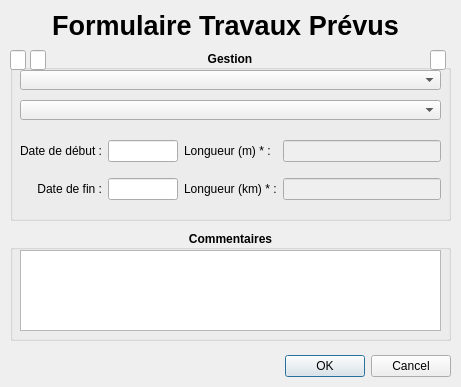
<?xml version="1.0" encoding="UTF-8"?>
<ui version="4.0">
 <class>Dialog</class>
 <widget class="QDialog" name="Dialog">
  <property name="geometry">
   <rect>
    <x>0</x>
    <y>0</y>
    <width>461</width>
    <height>387</height>
   </rect>
  </property>
  <property name="windowTitle">
   <string>Travaux Prévus</string>
  </property>
  <widget class="QDialogButtonBox" name="buttonBox">
   <property name="geometry">
    <rect>
     <x>280</x>
     <y>350</y>
     <width>171</width>
     <height>32</height>
    </rect>
   </property>
   <property name="orientation">
    <enum>Qt::Horizontal</enum>
   </property>
   <property name="standardButtons">
    <set>QDialogButtonBox::Cancel|QDialogButtonBox::Ok</set>
   </property>
  </widget>
  <widget class="QLabel" name="label">
   <property name="geometry">
    <rect>
     <x>10</x>
     <y>10</y>
     <width>431</width>
     <height>31</height>
    </rect>
   </property>
   <property name="font">
    <font>
     <pointsize>20</pointsize>
     <weight>75</weight>
     <bold>true</bold>
    </font>
   </property>
   <property name="text">
    <string>Formulaire Travaux Prévus</string>
   </property>
   <property name="alignment">
    <set>Qt::AlignCenter</set>
   </property>
  </widget>
  <widget class="QGroupBox" name="groupBox">
   <property name="geometry">
    <rect>
     <x>10</x>
     <y>50</y>
     <width>441</width>
     <height>171</height>
    </rect>
   </property>
   <property name="font">
    <font>
     <weight>75</weight>
     <bold>true</bold>
    </font>
   </property>
   <property name="title">
    <string>Gestion</string>
   </property>
   <property name="alignment">
    <set>Qt::AlignCenter</set>
   </property>
   <widget class="QComboBox" name="gestion_lib_list">
    <property name="geometry">
     <rect>
      <x>10</x>
      <y>50</y>
      <width>421</width>
      <height>20</height>
     </rect>
    </property>
    <property name="palette">
     <palette>
      <active>
       <colorrole role="WindowText">
        <brush brushstyle="SolidPattern">
         <color alpha="255">
          <red>0</red>
          <green>0</green>
          <blue>0</blue>
         </color>
        </brush>
       </colorrole>
       <colorrole role="Text">
        <brush brushstyle="SolidPattern">
         <color alpha="255">
          <red>0</red>
          <green>0</green>
          <blue>0</blue>
         </color>
        </brush>
       </colorrole>
       <colorrole role="ButtonText">
        <brush brushstyle="SolidPattern">
         <color alpha="255">
          <red>0</red>
          <green>0</green>
          <blue>0</blue>
         </color>
        </brush>
       </colorrole>
      </active>
      <inactive>
       <colorrole role="WindowText">
        <brush brushstyle="SolidPattern">
         <color alpha="255">
          <red>0</red>
          <green>0</green>
          <blue>0</blue>
         </color>
        </brush>
       </colorrole>
       <colorrole role="Text">
        <brush brushstyle="SolidPattern">
         <color alpha="255">
          <red>0</red>
          <green>0</green>
          <blue>0</blue>
         </color>
        </brush>
       </colorrole>
       <colorrole role="ButtonText">
        <brush brushstyle="SolidPattern">
         <color alpha="255">
          <red>0</red>
          <green>0</green>
          <blue>0</blue>
         </color>
        </brush>
       </colorrole>
      </inactive>
      <disabled>
       <colorrole role="WindowText">
        <brush brushstyle="SolidPattern">
         <color alpha="255">
          <red>0</red>
          <green>0</green>
          <blue>0</blue>
         </color>
        </brush>
       </colorrole>
       <colorrole role="Text">
        <brush brushstyle="SolidPattern">
         <color alpha="255">
          <red>0</red>
          <green>0</green>
          <blue>0</blue>
         </color>
        </brush>
       </colorrole>
       <colorrole role="ButtonText">
        <brush brushstyle="SolidPattern">
         <color alpha="255">
          <red>0</red>
          <green>0</green>
          <blue>0</blue>
         </color>
        </brush>
       </colorrole>
      </disabled>
     </palette>
    </property>
    <property name="font">
     <font>
      <weight>50</weight>
      <bold>false</bold>
     </font>
    </property>
   </widget>
   <widget class="QLineEdit" name="gestion_lib">
    <property name="geometry">
     <rect>
      <x>0</x>
      <y>0</y>
      <width>16</width>
      <height>20</height>
     </rect>
    </property>
   </widget>
   <widget class="QLineEdit" name="id_gestion">
    <property name="geometry">
     <rect>
      <x>20</x>
      <y>0</y>
      <width>16</width>
      <height>20</height>
     </rect>
    </property>
   </widget>
   <widget class="QWidget" name="gridLayoutWidget">
    <property name="geometry">
     <rect>
      <x>10</x>
      <y>80</y>
      <width>421</width>
      <height>80</height>
     </rect>
    </property>
    <layout class="QGridLayout" name="gridLayout">
     <item row="1" column="0">
      <widget class="QLabel" name="label_11">
       <property name="font">
        <font>
         <weight>50</weight>
         <bold>false</bold>
        </font>
       </property>
       <property name="text">
        <string>Date de fin :</string>
       </property>
       <property name="alignment">
        <set>Qt::AlignRight|Qt::AlignTrailing|Qt::AlignVCenter</set>
       </property>
      </widget>
     </item>
     <item row="0" column="1">
      <widget class="QLineEdit" name="datedebut">
       <property name="maximumSize">
        <size>
         <width>70</width>
         <height>16777215</height>
        </size>
       </property>
       <property name="palette">
        <palette>
         <active>
          <colorrole role="WindowText">
           <brush brushstyle="SolidPattern">
            <color alpha="255">
             <red>0</red>
             <green>0</green>
             <blue>0</blue>
            </color>
           </brush>
          </colorrole>
          <colorrole role="Text">
           <brush brushstyle="SolidPattern">
            <color alpha="255">
             <red>0</red>
             <green>0</green>
             <blue>0</blue>
            </color>
           </brush>
          </colorrole>
          <colorrole role="ButtonText">
           <brush brushstyle="SolidPattern">
            <color alpha="255">
             <red>0</red>
             <green>0</green>
             <blue>0</blue>
            </color>
           </brush>
          </colorrole>
         </active>
         <inactive>
          <colorrole role="WindowText">
           <brush brushstyle="SolidPattern">
            <color alpha="255">
             <red>0</red>
             <green>0</green>
             <blue>0</blue>
            </color>
           </brush>
          </colorrole>
          <colorrole role="Text">
           <brush brushstyle="SolidPattern">
            <color alpha="255">
             <red>0</red>
             <green>0</green>
             <blue>0</blue>
            </color>
           </brush>
          </colorrole>
          <colorrole role="ButtonText">
           <brush brushstyle="SolidPattern">
            <color alpha="255">
             <red>0</red>
             <green>0</green>
             <blue>0</blue>
            </color>
           </brush>
          </colorrole>
         </inactive>
         <disabled>
          <colorrole role="WindowText">
           <brush brushstyle="SolidPattern">
            <color alpha="255">
             <red>0</red>
             <green>0</green>
             <blue>0</blue>
            </color>
           </brush>
          </colorrole>
          <colorrole role="Text">
           <brush brushstyle="SolidPattern">
            <color alpha="255">
             <red>0</red>
             <green>0</green>
             <blue>0</blue>
            </color>
           </brush>
          </colorrole>
          <colorrole role="ButtonText">
           <brush brushstyle="SolidPattern">
            <color alpha="255">
             <red>0</red>
             <green>0</green>
             <blue>0</blue>
            </color>
           </brush>
          </colorrole>
         </disabled>
        </palette>
       </property>
       <property name="font">
        <font>
         <weight>50</weight>
         <bold>false</bold>
        </font>
       </property>
       <property name="text">
        <string/>
       </property>
       <property name="alignment">
        <set>Qt::AlignCenter</set>
       </property>
      </widget>
     </item>
     <item row="1" column="1">
      <widget class="QLineEdit" name="datefin">
       <property name="maximumSize">
        <size>
         <width>70</width>
         <height>16777215</height>
        </size>
       </property>
       <property name="palette">
        <palette>
         <active>
          <colorrole role="WindowText">
           <brush brushstyle="SolidPattern">
            <color alpha="255">
             <red>0</red>
             <green>0</green>
             <blue>0</blue>
            </color>
           </brush>
          </colorrole>
          <colorrole role="Text">
           <brush brushstyle="SolidPattern">
            <color alpha="255">
             <red>0</red>
             <green>0</green>
             <blue>0</blue>
            </color>
           </brush>
          </colorrole>
          <colorrole role="ButtonText">
           <brush brushstyle="SolidPattern">
            <color alpha="255">
             <red>0</red>
             <green>0</green>
             <blue>0</blue>
            </color>
           </brush>
          </colorrole>
         </active>
         <inactive>
          <colorrole role="WindowText">
           <brush brushstyle="SolidPattern">
            <color alpha="255">
             <red>0</red>
             <green>0</green>
             <blue>0</blue>
            </color>
           </brush>
          </colorrole>
          <colorrole role="Text">
           <brush brushstyle="SolidPattern">
            <color alpha="255">
             <red>0</red>
             <green>0</green>
             <blue>0</blue>
            </color>
           </brush>
          </colorrole>
          <colorrole role="ButtonText">
           <brush brushstyle="SolidPattern">
            <color alpha="255">
             <red>0</red>
             <green>0</green>
             <blue>0</blue>
            </color>
           </brush>
          </colorrole>
         </inactive>
         <disabled>
          <colorrole role="WindowText">
           <brush brushstyle="SolidPattern">
            <color alpha="255">
             <red>0</red>
             <green>0</green>
             <blue>0</blue>
            </color>
           </brush>
          </colorrole>
          <colorrole role="Text">
           <brush brushstyle="SolidPattern">
            <color alpha="255">
             <red>0</red>
             <green>0</green>
             <blue>0</blue>
            </color>
           </brush>
          </colorrole>
          <colorrole role="ButtonText">
           <brush brushstyle="SolidPattern">
            <color alpha="255">
             <red>0</red>
             <green>0</green>
             <blue>0</blue>
            </color>
           </brush>
          </colorrole>
         </disabled>
        </palette>
       </property>
       <property name="font">
        <font>
         <weight>50</weight>
         <bold>false</bold>
        </font>
       </property>
       <property name="text">
        <string/>
       </property>
       <property name="alignment">
        <set>Qt::AlignCenter</set>
       </property>
      </widget>
     </item>
     <item row="0" column="0">
      <widget class="QLabel" name="label_10">
       <property name="font">
        <font>
         <weight>50</weight>
         <bold>false</bold>
        </font>
       </property>
       <property name="text">
        <string>Date de début :</string>
       </property>
       <property name="alignment">
        <set>Qt::AlignRight|Qt::AlignTrailing|Qt::AlignVCenter</set>
       </property>
      </widget>
     </item>
     <item row="0" column="2">
      <widget class="QLabel" name="label_16">
       <property name="font">
        <font>
         <weight>50</weight>
         <bold>false</bold>
        </font>
       </property>
       <property name="text">
        <string>Longueur (m) * :</string>
       </property>
      </widget>
     </item>
     <item row="1" column="2">
      <widget class="QLabel" name="label_19">
       <property name="font">
        <font>
         <weight>50</weight>
         <bold>false</bold>
        </font>
       </property>
       <property name="text">
        <string>Longueur (km) * :</string>
       </property>
      </widget>
     </item>
     <item row="0" column="3">
      <widget class="QLineEdit" name="longueur_m">
       <property name="enabled">
        <bool>false</bool>
       </property>
       <property name="palette">
        <palette>
         <active>
          <colorrole role="WindowText">
           <brush brushstyle="SolidPattern">
            <color alpha="255">
             <red>0</red>
             <green>0</green>
             <blue>0</blue>
            </color>
           </brush>
          </colorrole>
          <colorrole role="Text">
           <brush brushstyle="SolidPattern">
            <color alpha="255">
             <red>0</red>
             <green>0</green>
             <blue>0</blue>
            </color>
           </brush>
          </colorrole>
          <colorrole role="ButtonText">
           <brush brushstyle="SolidPattern">
            <color alpha="255">
             <red>0</red>
             <green>0</green>
             <blue>0</blue>
            </color>
           </brush>
          </colorrole>
         </active>
         <inactive>
          <colorrole role="WindowText">
           <brush brushstyle="SolidPattern">
            <color alpha="255">
             <red>0</red>
             <green>0</green>
             <blue>0</blue>
            </color>
           </brush>
          </colorrole>
          <colorrole role="Text">
           <brush brushstyle="SolidPattern">
            <color alpha="255">
             <red>0</red>
             <green>0</green>
             <blue>0</blue>
            </color>
           </brush>
          </colorrole>
          <colorrole role="ButtonText">
           <brush brushstyle="SolidPattern">
            <color alpha="255">
             <red>0</red>
             <green>0</green>
             <blue>0</blue>
            </color>
           </brush>
          </colorrole>
         </inactive>
         <disabled>
          <colorrole role="WindowText">
           <brush brushstyle="SolidPattern">
            <color alpha="255">
             <red>0</red>
             <green>0</green>
             <blue>0</blue>
            </color>
           </brush>
          </colorrole>
          <colorrole role="Text">
           <brush brushstyle="SolidPattern">
            <color alpha="255">
             <red>0</red>
             <green>0</green>
             <blue>0</blue>
            </color>
           </brush>
          </colorrole>
          <colorrole role="ButtonText">
           <brush brushstyle="SolidPattern">
            <color alpha="255">
             <red>0</red>
             <green>0</green>
             <blue>0</blue>
            </color>
           </brush>
          </colorrole>
         </disabled>
        </palette>
       </property>
       <property name="font">
        <font>
         <weight>50</weight>
         <bold>false</bold>
        </font>
       </property>
      </widget>
     </item>
     <item row="1" column="3">
      <widget class="QLineEdit" name="longueur_km">
       <property name="enabled">
        <bool>false</bool>
       </property>
       <property name="palette">
        <palette>
         <active>
          <colorrole role="WindowText">
           <brush brushstyle="SolidPattern">
            <color alpha="255">
             <red>0</red>
             <green>0</green>
             <blue>0</blue>
            </color>
           </brush>
          </colorrole>
          <colorrole role="Text">
           <brush brushstyle="SolidPattern">
            <color alpha="255">
             <red>0</red>
             <green>0</green>
             <blue>0</blue>
            </color>
           </brush>
          </colorrole>
          <colorrole role="ButtonText">
           <brush brushstyle="SolidPattern">
            <color alpha="255">
             <red>0</red>
             <green>0</green>
             <blue>0</blue>
            </color>
           </brush>
          </colorrole>
         </active>
         <inactive>
          <colorrole role="WindowText">
           <brush brushstyle="SolidPattern">
            <color alpha="255">
             <red>0</red>
             <green>0</green>
             <blue>0</blue>
            </color>
           </brush>
          </colorrole>
          <colorrole role="Text">
           <brush brushstyle="SolidPattern">
            <color alpha="255">
             <red>0</red>
             <green>0</green>
             <blue>0</blue>
            </color>
           </brush>
          </colorrole>
          <colorrole role="ButtonText">
           <brush brushstyle="SolidPattern">
            <color alpha="255">
             <red>0</red>
             <green>0</green>
             <blue>0</blue>
            </color>
           </brush>
          </colorrole>
         </inactive>
         <disabled>
          <colorrole role="WindowText">
           <brush brushstyle="SolidPattern">
            <color alpha="255">
             <red>0</red>
             <green>0</green>
             <blue>0</blue>
            </color>
           </brush>
          </colorrole>
          <colorrole role="Text">
           <brush brushstyle="SolidPattern">
            <color alpha="255">
             <red>0</red>
             <green>0</green>
             <blue>0</blue>
            </color>
           </brush>
          </colorrole>
          <colorrole role="ButtonText">
           <brush brushstyle="SolidPattern">
            <color alpha="255">
             <red>0</red>
             <green>0</green>
             <blue>0</blue>
            </color>
           </brush>
          </colorrole>
         </disabled>
        </palette>
       </property>
       <property name="font">
        <font>
         <weight>50</weight>
         <bold>false</bold>
        </font>
       </property>
      </widget>
     </item>
    </layout>
   </widget>
   <widget class="QComboBox" name="groupe_gestion_list">
    <property name="geometry">
     <rect>
      <x>10</x>
      <y>20</y>
      <width>421</width>
      <height>20</height>
     </rect>
    </property>
    <property name="palette">
     <palette>
      <active>
       <colorrole role="WindowText">
        <brush brushstyle="SolidPattern">
         <color alpha="255">
          <red>0</red>
          <green>0</green>
          <blue>0</blue>
         </color>
        </brush>
       </colorrole>
       <colorrole role="Text">
        <brush brushstyle="SolidPattern">
         <color alpha="255">
          <red>0</red>
          <green>0</green>
          <blue>0</blue>
         </color>
        </brush>
       </colorrole>
       <colorrole role="ButtonText">
        <brush brushstyle="SolidPattern">
         <color alpha="255">
          <red>0</red>
          <green>0</green>
          <blue>0</blue>
         </color>
        </brush>
       </colorrole>
      </active>
      <inactive>
       <colorrole role="WindowText">
        <brush brushstyle="SolidPattern">
         <color alpha="255">
          <red>0</red>
          <green>0</green>
          <blue>0</blue>
         </color>
        </brush>
       </colorrole>
       <colorrole role="Text">
        <brush brushstyle="SolidPattern">
         <color alpha="255">
          <red>0</red>
          <green>0</green>
          <blue>0</blue>
         </color>
        </brush>
       </colorrole>
       <colorrole role="ButtonText">
        <brush brushstyle="SolidPattern">
         <color alpha="255">
          <red>0</red>
          <green>0</green>
          <blue>0</blue>
         </color>
        </brush>
       </colorrole>
      </inactive>
      <disabled>
       <colorrole role="WindowText">
        <brush brushstyle="SolidPattern">
         <color alpha="255">
          <red>0</red>
          <green>0</green>
          <blue>0</blue>
         </color>
        </brush>
       </colorrole>
       <colorrole role="Text">
        <brush brushstyle="SolidPattern">
         <color alpha="255">
          <red>0</red>
          <green>0</green>
          <blue>0</blue>
         </color>
        </brush>
       </colorrole>
       <colorrole role="ButtonText">
        <brush brushstyle="SolidPattern">
         <color alpha="255">
          <red>0</red>
          <green>0</green>
          <blue>0</blue>
         </color>
        </brush>
       </colorrole>
      </disabled>
     </palette>
    </property>
    <property name="font">
     <font>
      <weight>50</weight>
      <bold>false</bold>
     </font>
    </property>
   </widget>
  </widget>
  <widget class="QGroupBox" name="groupBox_2">
   <property name="geometry">
    <rect>
     <x>10</x>
     <y>230</y>
     <width>441</width>
     <height>111</height>
    </rect>
   </property>
   <property name="font">
    <font>
     <weight>75</weight>
     <bold>true</bold>
    </font>
   </property>
   <property name="title">
    <string>Commentaires</string>
   </property>
   <property name="alignment">
    <set>Qt::AlignCenter</set>
   </property>
   <widget class="QPlainTextEdit" name="commentaire">
    <property name="geometry">
     <rect>
      <x>10</x>
      <y>20</y>
      <width>421</width>
      <height>81</height>
     </rect>
    </property>
    <property name="minimumSize">
     <size>
      <width>0</width>
      <height>60</height>
     </size>
    </property>
    <property name="maximumSize">
     <size>
      <width>16777215</width>
      <height>200</height>
     </size>
    </property>
    <property name="palette">
     <palette>
      <active>
       <colorrole role="WindowText">
        <brush brushstyle="SolidPattern">
         <color alpha="255">
          <red>0</red>
          <green>0</green>
          <blue>0</blue>
         </color>
        </brush>
       </colorrole>
       <colorrole role="Text">
        <brush brushstyle="SolidPattern">
         <color alpha="255">
          <red>0</red>
          <green>0</green>
          <blue>0</blue>
         </color>
        </brush>
       </colorrole>
       <colorrole role="ButtonText">
        <brush brushstyle="SolidPattern">
         <color alpha="255">
          <red>0</red>
          <green>0</green>
          <blue>0</blue>
         </color>
        </brush>
       </colorrole>
      </active>
      <inactive>
       <colorrole role="WindowText">
        <brush brushstyle="SolidPattern">
         <color alpha="255">
          <red>0</red>
          <green>0</green>
          <blue>0</blue>
         </color>
        </brush>
       </colorrole>
       <colorrole role="Text">
        <brush brushstyle="SolidPattern">
         <color alpha="255">
          <red>0</red>
          <green>0</green>
          <blue>0</blue>
         </color>
        </brush>
       </colorrole>
       <colorrole role="ButtonText">
        <brush brushstyle="SolidPattern">
         <color alpha="255">
          <red>0</red>
          <green>0</green>
          <blue>0</blue>
         </color>
        </brush>
       </colorrole>
      </inactive>
      <disabled>
       <colorrole role="WindowText">
        <brush brushstyle="SolidPattern">
         <color alpha="255">
          <red>0</red>
          <green>0</green>
          <blue>0</blue>
         </color>
        </brush>
       </colorrole>
       <colorrole role="Text">
        <brush brushstyle="SolidPattern">
         <color alpha="255">
          <red>0</red>
          <green>0</green>
          <blue>0</blue>
         </color>
        </brush>
       </colorrole>
       <colorrole role="ButtonText">
        <brush brushstyle="SolidPattern">
         <color alpha="255">
          <red>0</red>
          <green>0</green>
          <blue>0</blue>
         </color>
        </brush>
       </colorrole>
      </disabled>
     </palette>
    </property>
    <property name="font">
     <font>
      <weight>50</weight>
      <bold>false</bold>
     </font>
    </property>
   </widget>
  </widget>
  <widget class="QLineEdit" name="groupe_gestion">
   <property name="geometry">
    <rect>
     <x>430</x>
     <y>50</y>
     <width>16</width>
     <height>20</height>
    </rect>
   </property>
  </widget>
 </widget>
 <resources/>
 <connections>
  <connection>
   <sender>buttonBox</sender>
   <signal>accepted()</signal>
   <receiver>Dialog</receiver>
   <slot>accept()</slot>
   <hints>
    <hint type="sourcelabel">
     <x>248</x>
     <y>254</y>
    </hint>
    <hint type="destinationlabel">
     <x>157</x>
     <y>274</y>
    </hint>
   </hints>
  </connection>
  <connection>
   <sender>buttonBox</sender>
   <signal>rejected()</signal>
   <receiver>Dialog</receiver>
   <slot>reject()</slot>
   <hints>
    <hint type="sourcelabel">
     <x>316</x>
     <y>260</y>
    </hint>
    <hint type="destinationlabel">
     <x>286</x>
     <y>274</y>
    </hint>
   </hints>
  </connection>
 </connections>
</ui>
